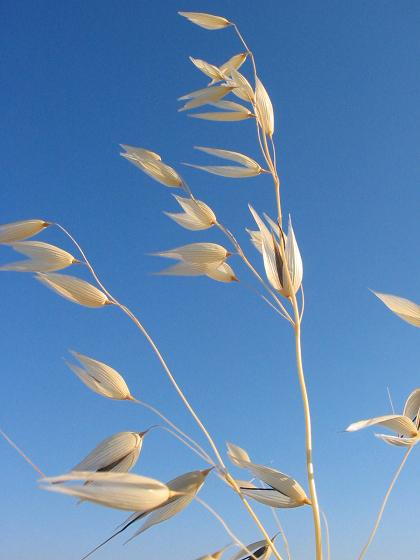
//> input picture CUDA_SURF/CUDA_SURF/1.jpg, 420 x 560 px
$ ./main   (built with g++ and OpenCV 4)
//> lines starting //> are read from the running program, lines starting //| are printed output that depends on the picture; after the words box and inside, x2 and y2 are one past the last pixel; in counts of white or black regions, pixels touching at a corner belong together
// [147 lines of commented-out code are left out]

#include "opencv2/core/core.hpp"
#include "opencv2/imgproc/imgproc.hpp"
#include "opencv2/highgui/highgui.hpp"
#include "opencv2/photo/photo.hpp"
#include <iostream>

using namespace cv;
using namespace std;

void main()
{
	//分水岭算法
	Mat srcImg = imread("1.jpg");
//> srcImg is the input picture: 560 rows x 420 cols, CV_8UC3; mean B, G, R 180, 135.9, 96
	imshow("src", srcImg);
	Mat dstImg = srcImg.clone();
	Mat imgMark(srcImg.size(), CV_8U, Scalar(0));
	//标示背景图像
	rectangle(imgMark, Point(1, 1), Point(srcImg.cols - 2, srcImg.rows - 2), Scalar(255), 1);
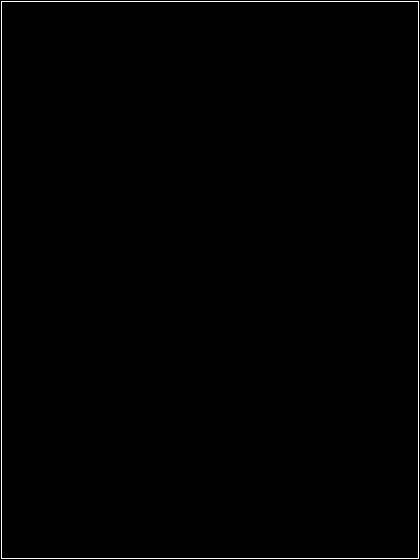
//> imgMark: 560 rows x 420 cols, CV_8UC1; 0.83% white in thin lines or dots
	//标示鸟
	rectangle(imgMark, Point(227, 146), Point(247, 166), Scalar(128), 10);
	//标示岩石
	rectangle(imgMark, Point(198,300), Point(224, 330), Scalar(64), 10);
	imshow("mark", imgMark);
	imgMark.convertTo(imgMark, CV_32S);
	watershed(srcImg, imgMark);//使用分水岭算法
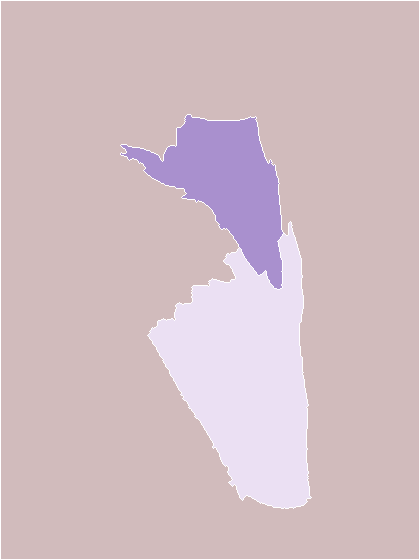
//> imgMark: 560 rows x 420 cols, CV_32SC1; 4 distinct labels, from -1 to 255; one colour per label, 0 black, -1 white
	Mat mark1, mark2;
	imgMark.convertTo(mark1, CV_8U);
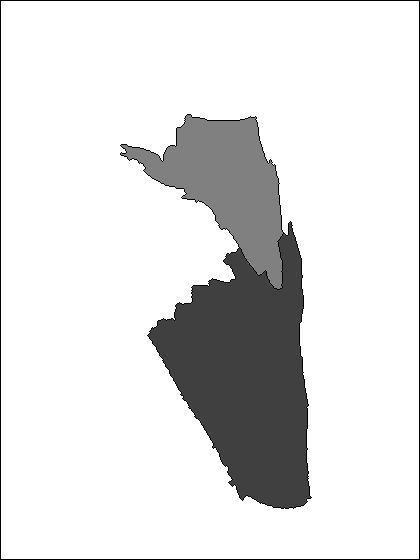
//> mark1: 560 rows x 420 cols, CV_8UC1; min 0, max 255, mean 223.7
	imshow("marker", mark1);

	Mat mark3 = mark1.clone();
	bitwise_not(mark1, mark2);
	threshold(mark2, mark2, 64, 255, CV_THRESH_BINARY);
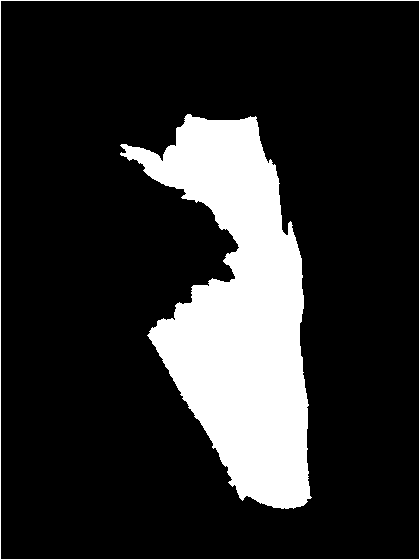
//> mark2: 560 rows x 420 cols, CV_8UC1; 17.7% white; 2 white regions, box (x1, y1, x2, y2) and area: (120, 114, 312, 509) 39635, (0, 0, 420, 560) 1956
	threshold(mark2, mark2, 128, 255, CV_THRESH_BINARY);
	threshold(mark3, mark3, 128, 255, CV_THRESH_BINARY);
//> mark3: 560 rows x 420 cols, CV_8UC1; 82.3% white; 2 black regions

	vector<vector<Point>> contours;
	vector<Vec4i> hierarchy;
	findContours(mark1, contours, hierarchy, CV_RETR_EXTERNAL, CV_CHAIN_APPROX_NONE);
//> contours = 1 contour; box (x1, y1, x2, y2) and area: (1, 1, 419, 559) 232269
	drawContours(dstImg, contours, -1, Scalar(255, 0, 0), -1, 8);
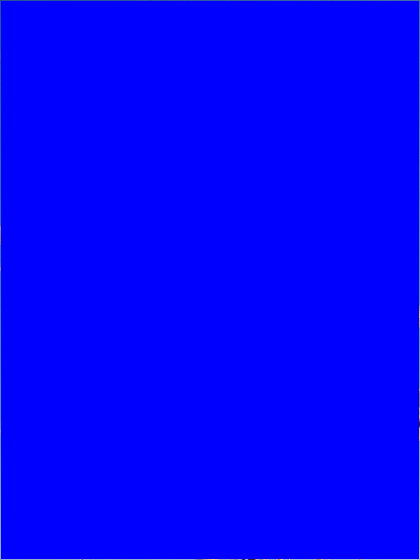
//> dstImg: 560 rows x 420 cols, CV_8UC3; mean B, G, R 254.4, 1.1, 0.8

	vector<vector<Point>> contours2;
	vector<Vec4i> hierarchy2;
	findContours(mark2, contours2, hierarchy2, CV_RETR_EXTERNAL, CV_CHAIN_APPROX_NONE);
//> contours2 = 1 contour; box (x1, y1, x2, y2) and area: (0, 0, 420, 560) 234221
	drawContours(dstImg, contours2, -1, Scalar(0, 255, 0), -1, 8);
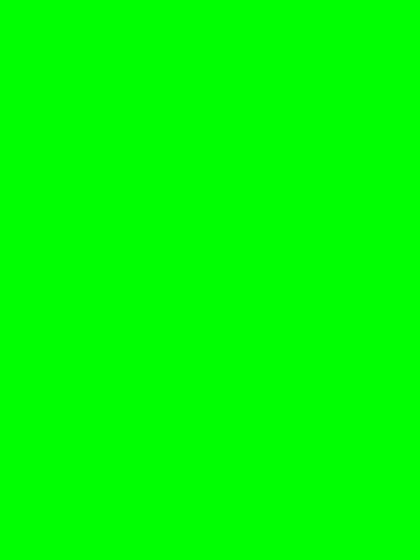
//> dstImg: 560 rows x 420 cols, CV_8UC3; mean B, G, R 0, 255, 0

	vector<vector<Point>> contours3;
	vector<Vec4i> hierarchy3;
	findContours(mark3, contours3, hierarchy3, CV_RETR_EXTERNAL, CV_CHAIN_APPROX_NONE);
//> contours3 has the same summary as contours
	drawContours(dstImg, contours3, -1, Scalar(255, 0, 0), -1, 8);

	Mat Result = srcImg*0.5 + dstImg*0.5;
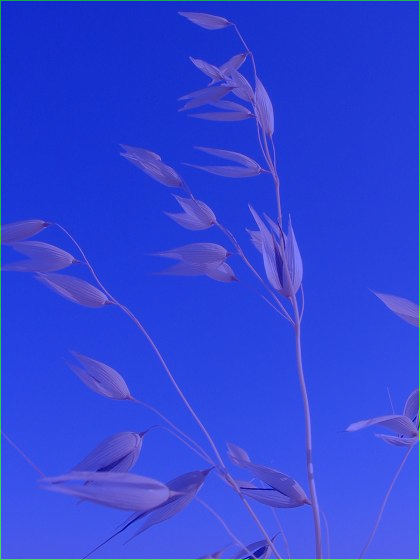
//> Result: 560 rows x 420 cols, CV_8UC3; mean B, G, R 216.4, 69, 48
	imshow("result", Result);
	waitKey(0);

}
